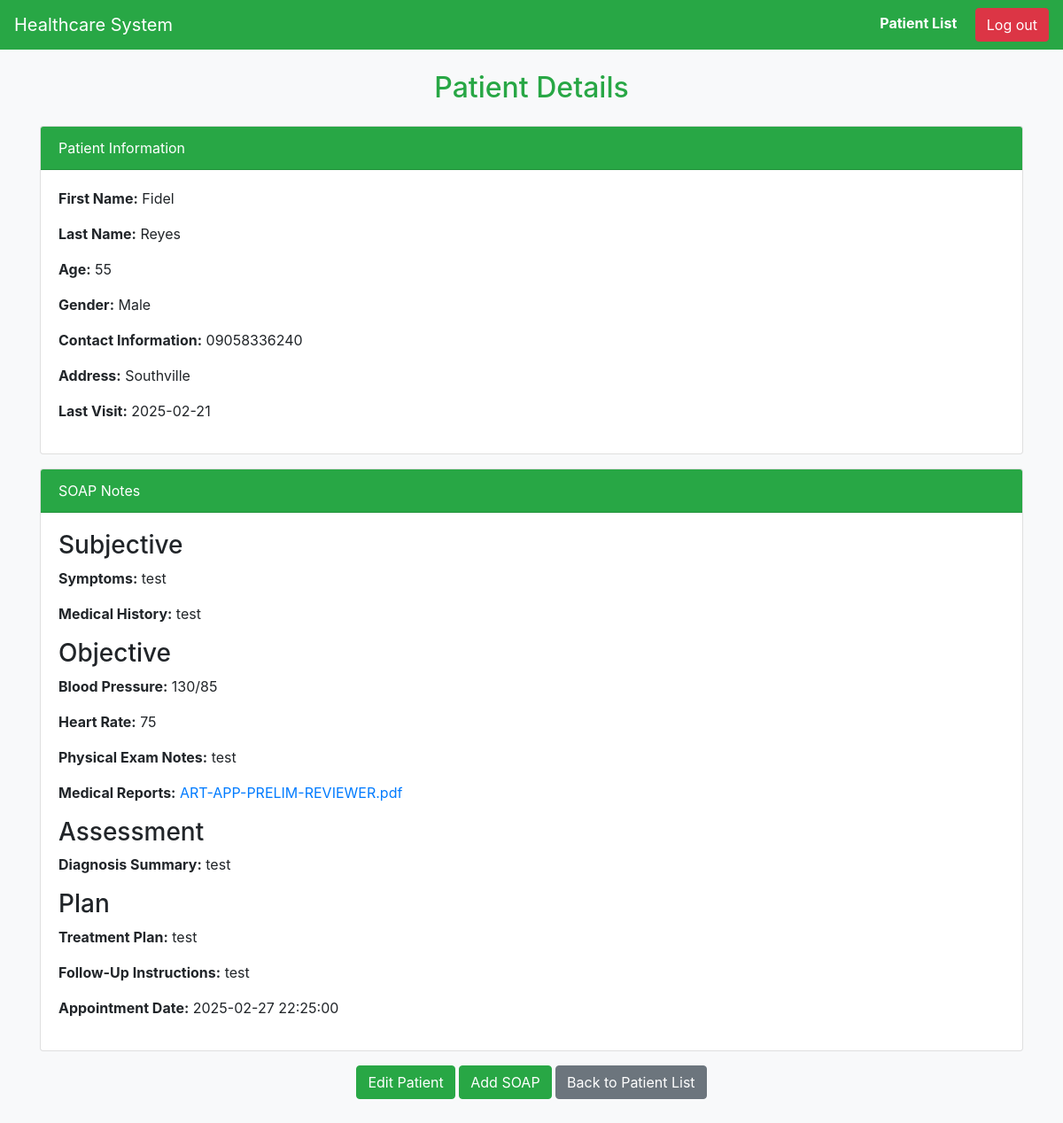
The page /view-patient.php?id=6 (signed in) on the database its author committed.
### tables this page shows
CREATE TABLE `patients` (
  `patient_id` int(11) NOT NULL,
  `first_name` varchar(50) NOT NULL,
  `last_name` varchar(50) NOT NULL,
  `age` int(11) NOT NULL,
  `gender` enum('Male','Female','Other') DEFAULT NULL,
  `contact_info` varchar(100) DEFAULT NULL,
  `address` varchar(255) NOT NULL,
  `last_visit` date DEFAULT NULL,
  `created_at` timestamp NULL DEFAULT current_timestamp()
);

CREATE TABLE `soap_notes` (
  `soap_id` int(11) NOT NULL,
  `patient_id` int(11) NOT NULL,
  `symptoms` text NOT NULL,
  `medical_history` text NOT NULL,
  `blood_pressure` varchar(10) DEFAULT NULL,
  `heart_rate` int(11) DEFAULT NULL,
  `physical_exam_notes` text DEFAULT NULL,
  `diagnosis_summary` text DEFAULT NULL,
  `treatment_plan` text DEFAULT NULL,
  `follow_up_instructions` text DEFAULT NULL,
  `appointment_date` datetime DEFAULT NULL,
  `file_path` varchar(255) DEFAULT NULL,
  `created_at` timestamp NULL DEFAULT current_timestamp()
);

### view-patient.php (the view, shortened to what this page needs)
<?php
    include "db-connection.php";
    if ($_SERVER['REQUEST_METHOD'] == 'GET' && isset($_GET['id'])) {
        $patient_id = $_GET['id'];
        $sql = "SELECT * FROM patients WHERE patient_id = $patient_id";
        $result = $conn->query($sql);
        if ($result->num_rows > 0) {
            $patient = $result->fetch_assoc();
        } else {
            echo "<script>alert('Patient not found');</script>";
            header("Location: patient_list.php");
            exit();
        }
        $sqlSoap = "SELECT * FROM soap_notes WHERE patient_id = $patient_id";
        $resultSoap = $conn->query($sqlSoap);
        if ($resultSoap->num_rows > 0) {
            $soap = $resultSoap->fetch_assoc();
        } else {
            echo "<script>alert('SOAP notes not found');</script>";
            header("Location: patient_list.php");
            exit();
        }
    }
?>
<!DOCTYPE html>
<html lang="en">
<head>
    <link href="https://stackpath.bootstrapcdn.com/bootstrap/4.5.2/css/bootstrap.min.css" rel="stylesheet">
</head>
<body>
    <nav class="navbar navbar-expand-lg navbar-dark bg-success">
        <a class="navbar-brand" href="dashboard.php">Healthcare System</a>
        <div class="ml-auto">
            <a class="patient-list text-white mr-3 font-weight-bold" href="patient_list.php">Patient List</a>
            <a class="btn btn-danger" href="logout.php">Log out</a>
        </div>
    </nav>
    <div class="container mt-4">
        <div class="text-center mb-4">
            <h2 class="text-success">Patient Details</h2>
        </div>
        <div class="card mb-3">
            <div class="card-header bg-success text-white">Patient Information</div>
            <div class="card-body">
                <p><strong>First Name:</strong> <?php echo htmlspecialchars($patient['first_name']); ?></p>
                <p><strong>Last Name:</strong> <?php echo htmlspecialchars($patient['last_name']); ?></p>
                <p><strong>Age:</strong> <?php echo htmlspecialchars($patient['age']); ?></p>
                <p><strong>Gender:</strong> <?php echo htmlspecialchars($patient['gender']); ?></p>
                <p><strong>Contact Information:</strong> <?php echo htmlspecialchars($patient['contact_info']); ?></p>
                <p><strong>Address:</strong> <?php echo htmlspecialchars($patient['address']); ?></p>
                <p><strong>Last Visit:</strong> <?php echo htmlspecialchars($patient['last_visit']); ?></p>
            </div>
        </div>
        <div class="card mb-3">
            <div class="card-header bg-success text-white">SOAP Notes</div>
            <div class="card-body">
                <h3>Subjective</h3>
                <p><strong>Symptoms:</strong> <?php echo htmlspecialchars($soap['symptoms']); ?></p>
                <p><strong>Medical History:</strong> <?php echo htmlspecialchars($soap['medical_history']); ?></p>
                <h3>Objective</h3>
                <p><strong>Blood Pressure:</strong> <?php echo htmlspecialchars($soap['blood_pressure']); ?></p>
                <p><strong>Heart Rate:</strong> <?php echo htmlspecialchars($soap['heart_rate']); ?></p>
                <p><strong>Physical Exam Notes:</strong> <?php echo htmlspecialchars($soap['physical_exam_notes']); ?></p>
                <?php if (!empty($soap['file_path'])): ?>
                    <p><strong>Medical Reports:</strong> <a href="<?php echo htmlspecialchars($soap['file_path']); ?>" target="_blank"><?php echo basename($soap['file_path']); ?></a></p>
                <?php endif; ?>
                <h3>Assessment</h3>
                <p><strong>Diagnosis Summary:</strong> <?php echo htmlspecialchars($soap['diagnosis_summary']); ?></p>
                <h3>Plan</h3>
                <p><strong>Treatment Plan:</strong> <?php echo htmlspecialchars($soap['treatment_plan']); ?></p>
                <p><strong>Follow-Up Instructions:</strong> <?php echo htmlspecialchars($soap['follow_up_instructions']); ?></p>
                <p><strong>Appointment Date:</strong> <?php echo htmlspecialchars($soap['appointment_date']); ?></p>
            </div>
        </div>
        <div class="text-center mb-5">
            <a href="edit-patient.php?id=<?php echo $patient_id; ?>" class="btn btn-primary">Edit Patient</a>
            <a href="edit-add-patient.php?id=<?php echo $patient_id; ?>" class="btn btn-primary">Add SOAP</a>
            <a href="patient_list.php" class="btn btn-secondary">Back to Patient List</a>
        </div>
    </div>
</body>
</html>

### view-patient.php (style rules this page uses)
body { background-color: #f8f9fa; }
.btn-primary { background-color: #28a745; border-color: #28a745; }

### rows shown on the page
patients: first_name "Fidel", last_name "Reyes", age "55", gender "Male", contact_info "09058336240", address "Southville", last_visit "2025-02-21"
soap_notes: symptoms "test", medical_history "test", blood_pressure "130/85", heart_rate "75", physical_exam_notes "test", file_path "ART-APP-PRELIM-REVIEWER.pdf", diagnosis_summary "test", treatment_plan "test", follow_up_instructions "test", appointment_date "2025-02-27 22:25:00"
